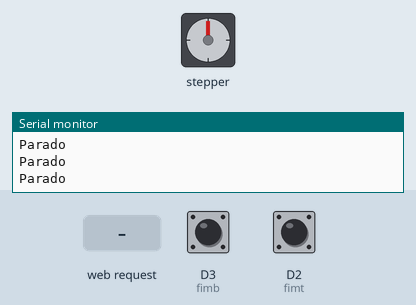
Recording of a sketch running on a simulated ESP8266 (NodeMCU). On the bench: stepper motor, the last lines printed to the serial monitor. The test bench sets the inputs (shaded band); at power-on: D3 (fimb) HIGH, D2 (fimt) HIGH. WiFi joins after 1.5 s; servers stay silent unless stated; stepper angles assume 295 steps per turn.

Above: at 12.7 s.
12.8 s: HTTP request GET /horario=1 received
At 13.0 s:
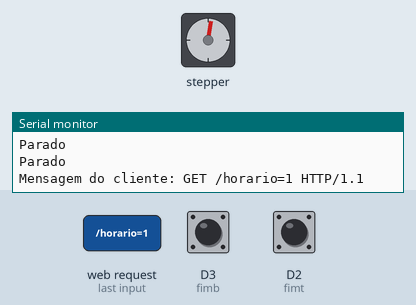
At 13.94 s:
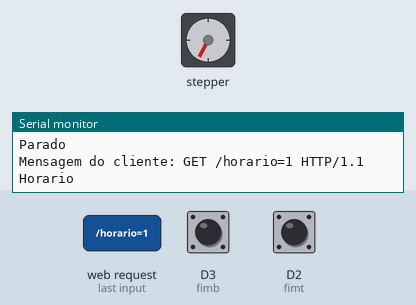
15.8 s: HTTP request GET /anthorario=1 received
18.8 s: HTTP request GET /stop=1 received
At 19.2 s:
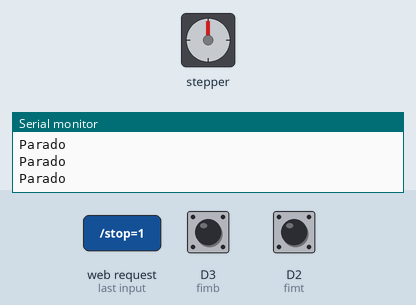
20.4 s: HTTP request GET /stop=1 received
23.4 s: HTTP request GET /anthorario=1 received
At 23.61 s:
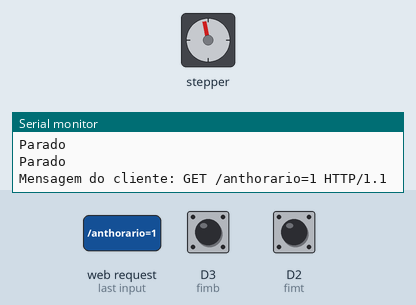
26.4 s: D3 (fimb) pulled LOW for 0.15 s
Timing chart, 0 to 30.5 s (numbered marks = the images above; inputs shaded):
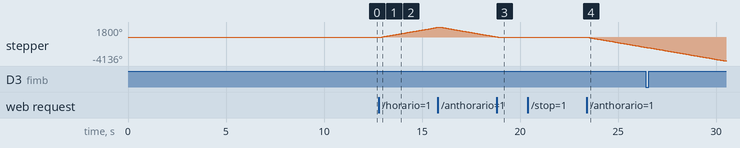

Measured:
- after the input at 12.8 s, stepper: keeps turning clockwise at about 595°/s, starting after 0.05 s
- after the input at 18.8 s, stepper: goes on until 18.9 s, then stays 0°
- after the input at 23.4 s, stepper: keeps turning counter-clockwise at about 596°/s, starting after 0.06 s

The sketch:

cortina_iot.ino
```cpp
#include <Wire.h>
#include <ESP8266WiFi.h>
#include <WiFiClient.h>
#include <Stepper.h>
#define fimt 4
#define fimb 0
// Preencha com os dados de autenticação do seu WiFi
const char ssid[] = "acesso";
const char psw[] = "12345678";
const char http_site[] = "http://192.168.137.1";
const int http_port = 80;
char valor='c';
WiFiClient client;
//IP do ESP (para voce acessar pelo browser - voce TEM que mudar este IP tambem)
IPAddress ip(192, 168, 137, 55);

//IP do roteador da sua rede wifi
IPAddress gateway(192, 168, 137, 1);

//Mascara de rede da sua rede wifi
IPAddress subnet(255, 255, 255, 0);

IPAddress server1(192,168,137,1); //Endereço IP do servidor - http_site

WiFiServer server(80);

const int stepsPerRevolution =295;

//Inicializa a biblioteca utilizando as portas de 8 a 11 para
//ligacao ao motor
Stepper myStepper(stepsPerRevolution, D8,D6,D7,D5);

void setup()
{
  pinMode(fimt, INPUT_PULLUP);
  pinMode(fimb, INPUT_PULLUP);
  Serial.begin(9600);
   // Conectando à rede WiFi
  Serial.println();
  Serial.println();
  Serial.print("Conectando com: ");
  Serial.println(ssid);
  WiFi.config(ip, gateway, subnet);
  WiFi.begin(ssid, psw);
  while (WiFi.status() != WL_CONNECTED) {
  delay(500);
  Serial.print(".");
  }
  delay(10000);
  Serial.println("");
  Serial.println("WiFi conectado com sucesso");
  // Startando o servidor
  server.begin();
  Serial.print("Servidor startado em ");
  Serial.print("http://");
  Serial.print(WiFi.localIP());
  Serial.println("/");

 //Determina a velocidade inicial do motor
 myStepper.setSpeed(100);
}

void loop()
{

 if (valor =='a' && digitalRead(fimt) != LOW ){
      myStepper.step(stepsPerRevolution);
      Serial.println("Horario ");
      delay(10);
 }

 if (valor =='b' && digitalRead(fimb) != LOW){
      myStepper.step(-stepsPerRevolution);
      Serial.println("AntHorario");
      delay(10);
 }

 if (valor =='c'){
   Serial.println("Parado");
 }
  WiFiClient client = server.available();
  if (!client) {
    return;
  }
  // Leitura da requisição
  Serial.print("Mensagem do cliente: ");
  //while(!client.available()) {
    //delay(1);
  //}
  String request = client.readStringUntil('\r');
  Serial.println(request);
  client.flush();
  if (request.indexOf("/horario=1") != -1) {
    valor= 'a';

    }

  if (request.indexOf("/anthorario=1") != -1) {
    valor= 'b';

    }

  if (request.indexOf("/stop=1") != -1) {
    valor= 'c';

    }


}
```
